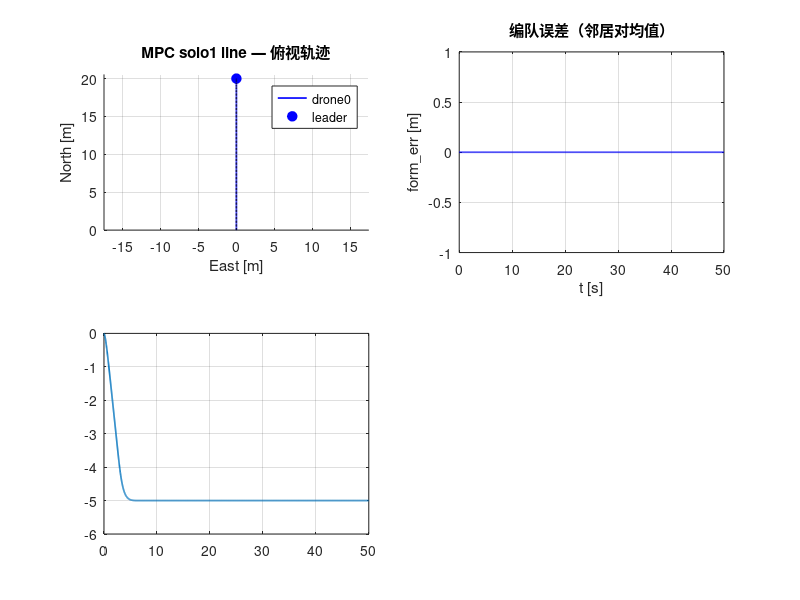

Write the MATLAB code that produced this figure. (Note: this script raises an error after producing the figure.)
function res = mpc_solo1_line()
%MPC_SOLO1_LINE  自包含 MPC 验证：单机 × 直线
%
% 直接运行此文件，无需任何外部依赖（不需要 .slx / 工具箱 / acados）。
%
% ── 场景 ──────────────────────────────────────────────────────────────
% 队形 : solo1（单机，1 机）
% 运动 : line（直线）
% 时长 : T = 50 s，成型等待 t_start = 10 s
% cfg.lead_v   = 1.5;     % 领队速度 m/s
% cfg.lead_d   = 20.0;    % 直线距离 m
% cfg.lead_dec = 0.5;   % 减速度 m/s²
%
% 预期结果（对照 results.csv）：
% REVIEW = 共模速度滞后（队形完好、间距安全、整体均匀落后参考）= 非编队缺陷
%
% ── 被控对象 ──────────────────────────────────────────────────────────
% 一阶速度响应（τ=0.3s）近似 PID 速度环 + 6DOF 内环。
% 数值与 Simulink 6DOF 版略有差异，判定逻辑完全一致。
%
% ── 输出 ──────────────────────────────────────────────────────────────
% 控制台打印 form_err / track_err / alt_err / min_sp / VERDICT
% 弹出四格图：俯视轨迹 / 编队误差 / 高度 / 最小间距

%% ── 配置 ─────────────────────────────────────────────────────────────
    cfg.formation = 'solo1';
    cfg.mode      = 'line';
    cfg.n         = 1;
    cfg.births    = [0 0 0];
    cfg.offsets   = cfg.births;
    cfg.nbrs      = {[]};

    % 期望间距 d*（xy 平面）
    cfg.dstar = cell(cfg.n, 1);
    for i = 1:cfg.n
        js = cfg.nbrs{i};
        if isempty(js)
            cfg.dstar{i} = [];
        else
            cfg.dstar{i} = arrayfun(@(j) norm(cfg.offsets(i,1:2)-cfg.offsets(j,1:2)), js);
        end
    end

    % MPC 参数（= scenarios.yaml defaults）
    cfg.target_alt = -5.0;
    cfg.max_speed  =  3.0;
    cfg.max_climb  =  1.5;
    cfg.max_accel  =  4.0;
    cfg.N          = 30;
    cfg.mpc_dt     = 0.05;
    cfg.q_pos      =  4.0;
    cfg.q_vel      =  2.0;
    cfg.r_acc      =  0.1;
    cfg.q_term_s   =  2.0;
    cfg.d_safe     =  1.5;
    cfg.w_coll     = 200.0;
    cfg.w_form     =  0.5;
    cfg.lm         =  1e-4;
    cfg.kp_z       =  1.0;
    cfg.t_start    = 10.0;
    cfg.T          = 50;
    cfg.lead_v   = 1.5;
    cfg.lead_d   = 20.0;
    cfg.lead_dec = 0.5;

%% ── 初始状态 ─────────────────────────────────────────────────────────
dt    = 0.02;     % 控制周期 50 Hz
tau_v = 0.3;      % 速度环时间常数
n     = cfg.n;

pos    = zeros(3, n);
    pos(:,1) = [0 0 0]';
vel    = zeros(3, n);
vel_sp = zeros(3, n);

%% ── 预计算 QP 矩阵 ────────────────────────────────────────────────────
P_qp = cell(n, 1);
for i = 1:n
    P_qp{i} = precompute(cfg, numel(cfg.nbrs{i}));
end
zg    = cell(n, 1);   % MPC 热启动
peers = cell(n, 1);   % 邻居预测轨迹（上一拍）

%% ── 仿真主循环 ────────────────────────────────────────────────────────
Nsteps  = round(cfg.T / dt);
t_log   = (0:Nsteps-1)' * dt;
pos_log = zeros(Nsteps, 3, n);

fprintf('=== solo1 × line  （1 机, T=50s）===\n');
tic
for k = 1:Nsteps
    t = (k-1) * dt;
    [lp, lv, la] = leader_state(t, cfg);
    newpeers = cell(n, 1);

    for i = 1:n
        x0  = [pos(:,i); vel(:,i)];
        off = cfg.offsets(i,:);

        % 参考轨迹：二阶 Taylor leader 预测 + 编队偏移
        xref = zeros(cfg.N+1, 6);
        for kk = 0:cfg.N
            tk = kk * cfg.mpc_dt;
            pk = lp + lv*tk + 0.5*la*tk^2 + off;
            pk(3) = cfg.target_alt;
            xref(kk+1,1:3) = pk;
            xref(kk+1,4:5) = lv(1:2) + la(1:2)*tk;
        end

        % 邻居预测（上一拍；缺失 → 队形推断降级）
        js = cfg.nbrs{i}; M = numel(js); nb = [];
        if M > 0
            nb = zeros(M, cfg.N+1, 3);
            for m = 1:M
                j = js(m);
                if ~isempty(peers{j})
                    nb(m,:,:) = peers{j};
                else
                    infer = pos(:,i) + cfg.offsets(j,:)' - cfg.offsets(i,:)';
                    nb(m,:,:) = repmat(infer', cfg.N+1, 1);
                end
            end
        end

        % RTI 求解（GN 单步 + ADMM QP）
        [~, xpred, zg{i}] = solve_rti(x0, xref, nb, cfg.dstar{i}, zg{i}, P_qp{i}, cfg);
        newpeers{i} = xpred(:, 1:3);

        % 速度合成：xy=MPC k=1 速度，z=纯P 高度保持
        vs = zeros(3,1);
        vs(1:2) = xpred(2, 4:5)';
        ez = xref(1,3) - pos(3,i);
        vs(3) = min(max(cfg.kp_z * ez, -cfg.max_climb), cfg.max_climb);
        vn = norm(vs(1:2));
        if vn > cfg.max_speed, vs(1:2) = vs(1:2) * cfg.max_speed / vn; end
        if any(~isfinite(vs)), vs = zeros(3,1); end
        vel_sp(:,i) = vs;
    end
    peers = newpeers;

    % 被控对象：一阶速度响应
    vel = vel + (vel_sp - vel) * (dt / tau_v);
    pos = pos + vel * dt;
    pos_log(k,:,:) = reshape(pos, [1,3,n]);
end
fprintf('  完成 %.1fs\n', toc);

%% ── 指标计算 ─────────────────────────────────────────────────────────
ref = zeros(Nsteps, 2, n); lead_xy = zeros(Nsteps, 2);
for k = 1:Nsteps
    [lp,~,~] = leader_state(t_log(k), cfg);
    lead_xy(k,:) = lp(1:2);
    for i = 1:n, ref(k,:,i) = lp(1:2) + cfg.offsets(i,1:2); end
end

track_err = squeeze(sqrt(sum((pos_log(:,1:2,:) - ref).^2, 2)));
if n == 1, track_err = track_err(:); end

pairs = []; ds = [];
for i = 1:n
    for m = 1:numel(cfg.nbrs{i})
        j = cfg.nbrs{i}(m);
        if j > i, pairs(end+1,:) = [i j]; ds(end+1) = cfg.dstar{i}(m); end %#ok<AGROW>
    end
end
form_err = zeros(Nsteps,1); min_sp = inf(Nsteps,1);
for k = 1:Nsteps
    errs = [];
    for q = 1:size(pairs,1)
        d = norm(pos_log(k,1:2,pairs(q,1)) - pos_log(k,1:2,pairs(q,2)));
        errs(end+1) = abs(d - ds(q)); %#ok<AGROW>
        min_sp(k) = min(min_sp(k), d);
    end
    if ~isempty(errs), form_err(k) = mean(errs); end
end

alt = squeeze(pos_log(:,3,:)); if n==1, alt=alt(:); end
steady  = t_log > cfg.t_start + 8;
m_form  = mean(form_err(steady));
m_track = mean(max(track_err(steady,:), [], 2));
m_alt   = mean(max(abs(alt(steady,:) - cfg.target_alt), [], 2));
m_minsp = min(min_sp(t_log > 8));

%% ── 三级判定 ─────────────────────────────────────────────────────────
core_ok = m_alt < 0.3 && (n==1 || (m_form < 0.3 && m_minsp > cfg.d_safe));
if ~core_ok
    verdict = 'FAIL';
elseif m_track < 0.5
    verdict = 'PASS';
elseif m_track < 1.5
    verdict = 'REVIEW';
else
    verdict = 'FAIL';
end

fprintf('  form_err=%.3fm  track_err=%.3fm  alt_err=%.3fm  min_sp=%.3fm\n', ...
    m_form, m_track, m_alt, m_minsp);
fprintf('  VERDICT: %s\n', verdict);

res = struct('formation','solo1','mode','line','form_err',m_form, ...
    'track_err',m_track,'alt_err',m_alt,'min_sp',m_minsp,'verdict',verdict);

%% ── 图 ───────────────────────────────────────────────────────────────
figure('Position',[50 50 1280 720]);
cols = lines(n);

subplot(2,2,1); hold on; grid on; axis equal
for i = 1:n
    plot(pos_log(:,2,i), pos_log(:,1,i), '-', 'Color',cols(i,:),'LineWidth',1.2);
    plot(pos_log(end,2,i), pos_log(end,1,i), 'o', 'Color',cols(i,:),'MarkerFaceColor',cols(i,:),'MarkerSize',7);
end
plot(lead_xy(:,2), lead_xy(:,1), 'k--','LineWidth',1);
xlabel('East [m]'); ylabel('North [m]');
title(sprintf('MPC solo1 line — 俯视轨迹'));
legend([arrayfun(@(i)sprintf('drone%d',i-1),1:n,'UniformOutput',false),{'leader'}],'Location','best');

subplot(2,2,2); plot(t_log, form_err,'b','LineWidth',1.2); grid on
xlabel('t [s]'); ylabel('form\_err [m]'); title('编队误差（邻居对均值）');

subplot(2,2,3); plot(t_log, alt,'LineWidth',1.2); grid on
yline(cfg.target_alt,'k--','LineWidth',1);
xlabel('t [s]'); ylabel('z NED [m]'); title('高度');

subplot(2,2,4); hold on; grid on
if ~isempty(pairs)
    plot(t_log, min_sp,'b','LineWidth',1.2);
    yline(cfg.d_safe,'r--','d\_safe','LineWidth',1);
    ylabel('min spacing [m]'); title('最小间距');
else
    plot(t_log, track_err,'b','LineWidth',1.2);
    ylabel('track\_err [m]'); title('跟踪误差');
end
xlabel('t [s]');
sgtitle(sprintf('solo1 × line  →  %s  (form=%.3fm  track=%.3fm  minsp=%.2fm)', ...
    verdict, m_form, m_track, m_minsp), 'FontWeight','bold');
end

% ════════════════════════════════════════════════════════════════════════
% 局部函数：完整 MPC 算法，对照 mpc_node.py 注释已标行号
% ════════════════════════════════════════════════════════════════════════

function [p, v, a] = leader_state(t, cfg)
%LEADER_STATE leader 虚拟点位置/速度/加速度（NED）
% 对照 leader_node：t_start 前悬停；line 带端点减速；circle 含向心加速度
alt = cfg.target_alt;
p = [0 0 alt]; v = [0 0 0]; a = [0 0 0];
tau = t - cfg.t_start;
if tau <= 0, return; end

switch cfg.mode
    case 'hover'
        % 原地不动

    case 'line'
        vmax = cfg.lead_v; d = cfg.lead_d; ad = cfg.lead_dec;
        s_dec = d - vmax^2 / (2*ad);
        t1    = s_dec / vmax;
        if tau <= t1
            s = vmax*tau; vx = vmax; ax = 0;
        else
            td = tau - t1;
            if td < vmax/ad
                s = s_dec + vmax*td - 0.5*ad*td^2;
                vx = vmax - ad*td; ax = -ad;
            else
                s = d; vx = 0; ax = 0;
            end
        end
        p(1) = s; v(1) = vx; a(1) = ax;

    case 'circle'   % 圆心在 (-R,0)，t=0 从原点出发，切向 +y 进入
        R = cfg.lead_R; vc = cfg.lead_v; om = vc / R;
        p(1) =  R*cos(om*tau) - R;
        p(2) =  R*sin(om*tau);
        v(1) = -vc*sin(om*tau);
        v(2) =  vc*cos(om*tau);
        a(1) = -vc*om*cos(om*tau);
        a(2) = -vc*om*sin(om*tau);
end
end

% ────────────────────────────────────────────────────────────────────────

function P = precompute(cfg, M)
%PRECOMPUTE 单机 MPC 常量矩阵（M=邻居数）对照 mpc_node._setup_ocp L107-181
N = cfg.N; dt = cfg.mpc_dt; nx = 6; nu = 3;
P.N = N; P.nx = nx; P.nu = nu; P.M = M;
I3 = eye(3);
A  = [I3 dt*I3; zeros(3) I3];
B  = [0.5*dt^2*I3; dt*I3];
P.A = A; P.B = B;
P.nz  = nx*(N+1); P.nuu = nu*N;
P.xidx = @(k) k*nx + (1:nx);
P.uidx = @(k) k*nu + (1:nu);

Phi = zeros(P.nz, nx); Gam = zeros(P.nz, P.nuu); Ak = eye(nx);
Phi(1:nx,:) = Ak;
for k = 1:N
    Ak = A*Ak; Phi(P.xidx(k),:) = Ak;
    for j = 0:k-1
        Gam(P.xidx(k), P.uidx(j)) = A^(k-1-j)*B;
    end
end
P.Phi = Phi; P.Gam = Gam;

P.Q  = diag([cfg.q_pos*[1 1 1], cfg.q_vel*[1 1 1]]);
P.Qe = diag([cfg.q_pos*cfg.q_term_s*[1 1 1], cfg.q_vel*[1 1 1]]);
P.R  = cfg.r_acc * eye(3);
Hx = zeros(P.nz, 1);
for k = 0:N-1, Hx(P.xidx(k)) = 2*diag(P.Q); end
Hx(P.xidx(N)) = 2*diag(P.Qe);
P.Hx_diag = Hx;
P.Hu = 2*kron(eye(N), P.R) + 2*cfg.lm*eye(P.nuu);

vel_rows = []; lv = []; uv = [];
for k = 1:N-1
    ix = P.xidx(k); vel_rows = [vel_rows, ix(4:6)]; %#ok<AGROW>
    lv = [lv; -cfg.max_speed; -cfg.max_speed; -cfg.max_climb]; %#ok<AGROW>
    uv = [uv;  cfg.max_speed;  cfg.max_speed;  cfg.max_climb]; %#ok<AGROW>
end
P.vel_rows = vel_rows;
P.Acon = [eye(P.nuu); Gam(vel_rows,:)];
P.lu = -cfg.max_accel * ones(P.nuu,1);
P.uu =  cfg.max_accel * ones(P.nuu,1);
P.lv = lv; P.uv = uv;
end

% ────────────────────────────────────────────────────────────────────────

function [u0, xpred, ws] = solve_rti(x0, xref, nb, dstar, ws, P, cfg)
%SOLVE_RTI 单次 Gauss-Newton RTI（= acados SQP_RTI 语义）
% 跟踪/输入项精确线性化；碰撞/编队残差在上一拍 xbar 处 GN 线性化
N = P.N; nx = P.nx; M = P.M;
if isempty(ws)
    ws = struct('u', zeros(P.nuu,1), 'y', [], 'xbar', repmat(x0', N+1, 1));
end

Hx = spdiags(P.Hx_diag, 0, P.nz, P.nz);
fx = zeros(P.nz, 1);
for k = 0:N-1, fx(P.xidx(k)) = -2 * P.Q * xref(k+1,:)'; end
fx(P.xidx(N)) = -2 * P.Qe * xref(N+1,:)';

% 碰撞/编队 GN 项（对照 mpc_node L130-135）
swc = sqrt(cfg.w_coll); swf = sqrt(cfg.w_form);
for k = 0:N-1
    ix = P.xidx(k); ixy = ix(1:2);
    xy = ws.xbar(k+1, 1:2)';
    for m = 1:M
        nxy = squeeze(nb(m, k+1, 1:2));
        df = xy - nxy; d = sqrt(df'*df + 1e-6);
        g = swf*df/d; r = swf*(d - dstar(m));         % 编队
        Hx(ixy,ixy) = Hx(ixy,ixy) + 2*(g*g');
        fx(ixy) = fx(ixy) + 2*(r - g'*xy)*g;
        if d < cfg.d_safe                               % 碰撞（激活区）
            g = -swc*df/d; r = swc*(cfg.d_safe - d);
            Hx(ixy,ixy) = Hx(ixy,ixy) + 2*(g*g');
            fx(ixy) = fx(ixy) + 2*(r - g'*xy)*g;
        end
    end
end

phix = P.Phi * x0;
Pu   = (P.Gam'*(Hx*P.Gam) + P.Hu); Pu = (Pu+Pu')/2;
qu   = P.Gam' * (fx + Hx*phix);
l    = [P.lu; P.lv - phix(P.vel_rows)];
u    = [P.uu; P.uv - phix(P.vel_rows)];

[usol, ydual] = admm(Pu, qu, P.Acon, l, u, ws.u, ws.y);
if any(~isfinite(usol)), usol = ws.u; end
xstack = phix + P.Gam*usol;
xpred  = reshape(xstack, nx, N+1)';
u0 = usol(1:P.nu);
ws.u = usol; ws.y = ydual; ws.xbar = xpred;
end

% ────────────────────────────────────────────────────────────────────────

function [u, y] = admm(P, q, A, l, ub, u0, y0)
%ADMM OSQP 风格 ADMM 求解  min ½uᵀPu + qᵀu  s.t. l ≤ Au ≤ ub（无工具箱）
rho = 10.0; sigma = 1e-6; iters = 200; tol = 1e-4;
nu = numel(q);
if isempty(u0), u0 = zeros(nu,1); end
if isempty(y0), y0 = zeros(size(A,1),1); end
u = u0; y = y0; z = min(max(A*u, l), ub);
K = chol(P + sigma*eye(nu) + rho*(A'*A), 'lower');
for it = 1:iters
    u     = K' \ (K \ (sigma*u - q + A'*(rho*z - y)));
    Au    = A*u; z_new = min(max(Au + y/rho, l), ub);
    y     = y + rho*(Au - z_new);
    if norm(Au-z_new,inf)<tol && rho*norm(z_new-z,inf)<tol, break; end
    z = z_new;
end
end
